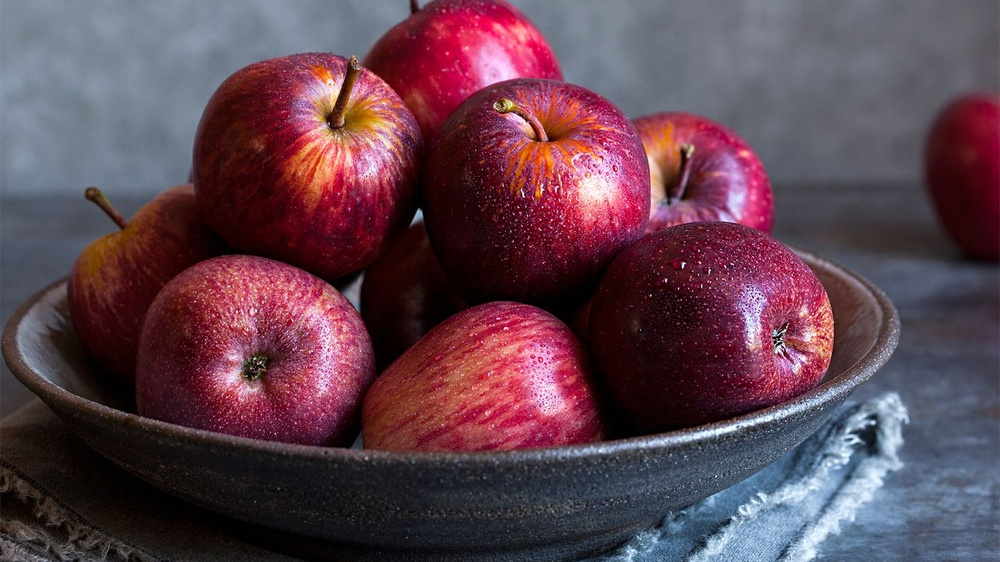
#> input picture Apuntes de Clase/apples.jpg, 1000 x 562 px, shrunk from 1440 x 810 before the run, found by its file name
$ jupyter execute AI_FirstExample_OpenCV.ipynb   (text cells are left out)
#> lines starting #> are read from the running program, lines starting #| are printed output that depends on the picture; after the words box and inside, x2 and y2 are one past the last pixel; in counts of white or black regions, pixels touching at a corner belong together
[cell 1]
import cv2 as cv

[cell 2]
img = cv.imread('C:\\Users\\angel\\Desktop\\AI\\apples.jpg', 1)
#> img is the input picture: shape (562, 1000, 3); mean B, G, R 79.2, 66.7, 96.2
print(img.shape) # Nos permite tomar informacion especifica de la imagen.
#| (562, 1000, 3)
cv.imshow('Ejemplo', img) # Damos velocidad o lentitud a los fotogramas (lo usaremos mas tarde)
cv.waitKey(0) # Cerramos la ventana con una tecla especifica.
cv.destroyAllWindows()

[cell 3]
img = cv.imread('C:\\Users\\angel\\Desktop\\AI\\apples.jpg', 1)
img2 = cv.cvtColor(img, cv.COLOR_BGR2RGB)
img3 = cv.cvtColor(img2, cv.COLOR_RGB2HSV)
#> img3: shape (562, 1000, 3); mean H, S, V 115.7, 118.4, 106.3

umbralbajo = (0, 80, 80)
umbralalto = (10, 255, 255)

umbralbajob = (170, 80, 80)
umbralaltob = (180, 255, 255)


mascara1 = cv.inRange(img3, umbralbajo, umbralalto)
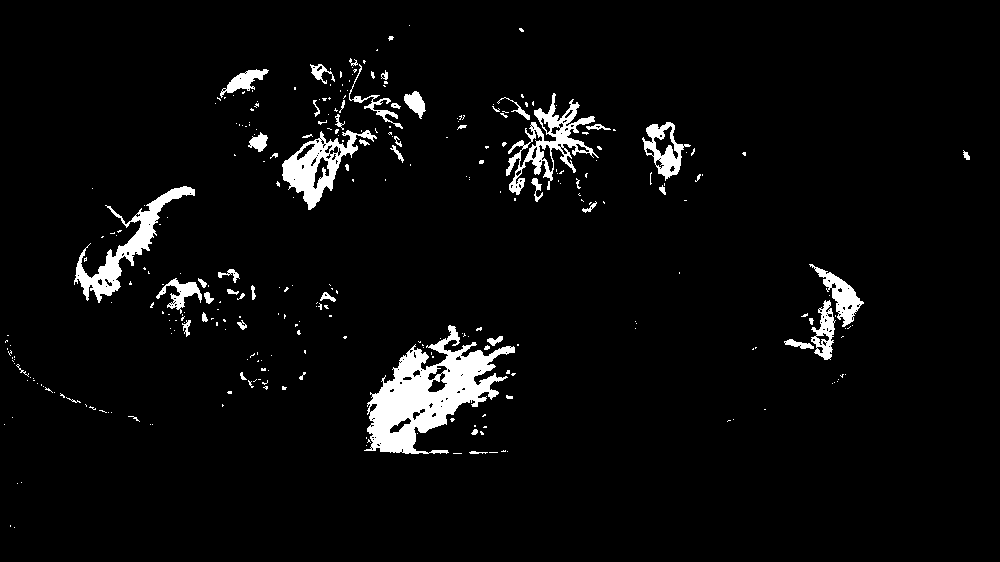
#> mascara1: shape (562, 1000); 4.3% white; 307 white regions (251 under 20 px), largest, box (x1, y1, x2, y2) and area: (364, 325, 515, 454) 8084, (74, 186, 195, 303) 2781, (506, 93, 599, 195) 2557

mascara2 = cv.inRange(img3, umbralbajob, umbralaltob)
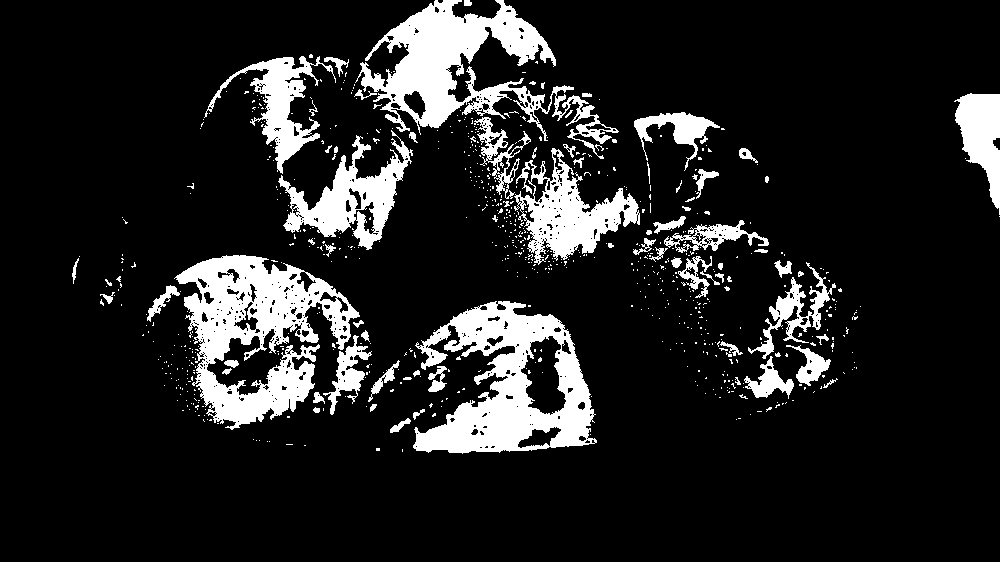
#> mascara2: shape (562, 1000); 13.4% white; 749 white regions (676 under 20 px), largest, box (x1, y1, x2, y2) and area: (174, 255, 360, 430) 14729, (413, 301, 597, 454) 14081, (355, 0, 619, 159) 13001

mascara = mascara1 + mascara2
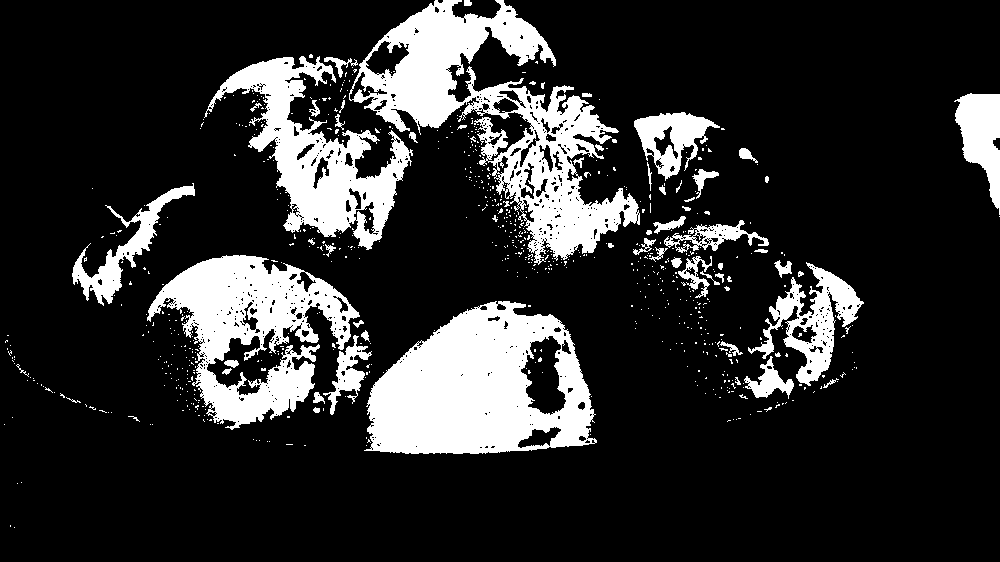
#> mascara: shape (562, 1000); 17.8% white; 741 white regions (681 under 20 px), largest, box (x1, y1, x2, y2) and area: (349, 0, 640, 265) 24370, (364, 301, 597, 454) 23395, (147, 255, 360, 430) 16516

resultado = cv.bitwise_and(img, img, mask=mascara)
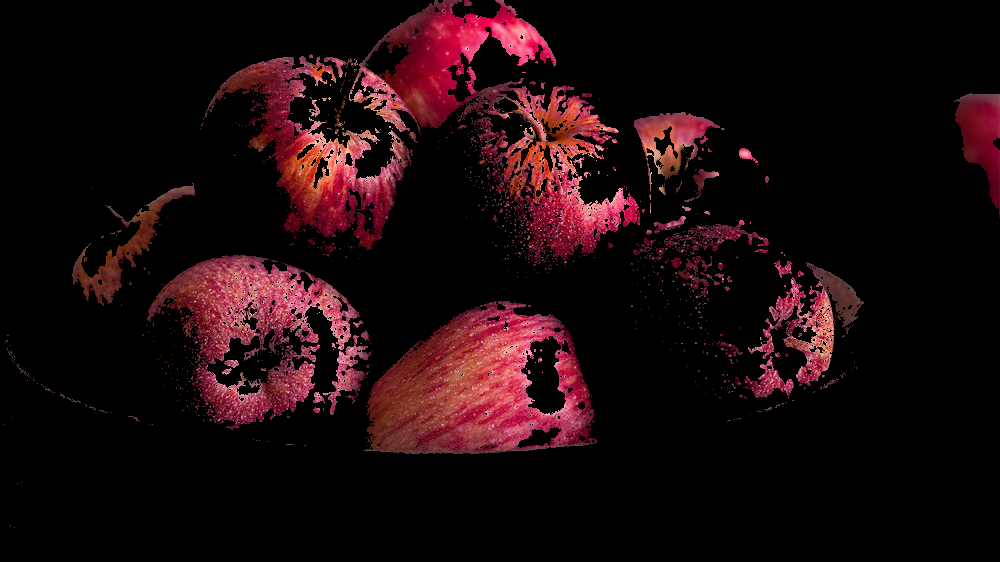
#> resultado: shape (562, 1000, 3); mean B, G, R 12.1, 9.5, 27.3

cv.imshow('resultado', resultado)
cv.imshow('mascara', mascara)
cv.imshow('img', img)
cv.imshow('img2', img3)
cv.imshow('img3', img3)

cv.waitKey(0)
cv.destroyAllWindows()

[cell 4]
import cv2 as cv
import numpy as np

cap = cv.VideoCapture(0)

while True:
    ret, img = cap.read()
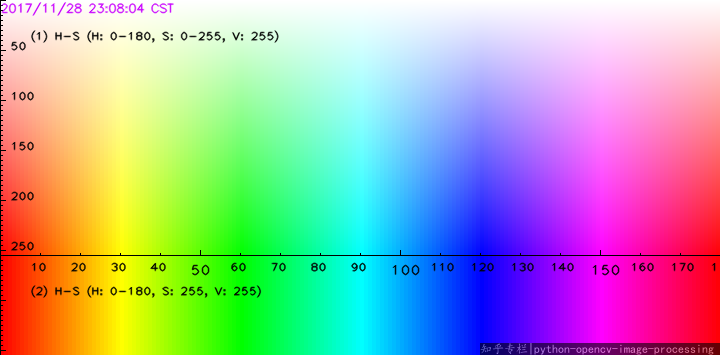
#> input picture Apuntes de Clase/HSV_UMBRAL.png, 720 x 355 px, given in place of the camera
#> img is the input picture: shape (355, 720, 3); mean B, G, R 170.7, 171.1, 169.8
    img2 = cv.cvtColor(img, cv.COLOR_BGR2RGB)
#> img2: shape (355, 720, 3)
    img3 = cv.cvtColor(img2, cv.COLOR_RGB2HSV)
#> img3: shape (355, 720, 3); mean H, S, V 89.4, 162.1, 249.9

    umbralbajo = (80, 50, 80)
    umbralalto = (125, 50, 255)
#     umbralbajob = (170, 80, 80)
#     umbralaltob = (180, 255, 255)

    mascara1 = cv.inRange(img3, umbralbajo, umbralalto)
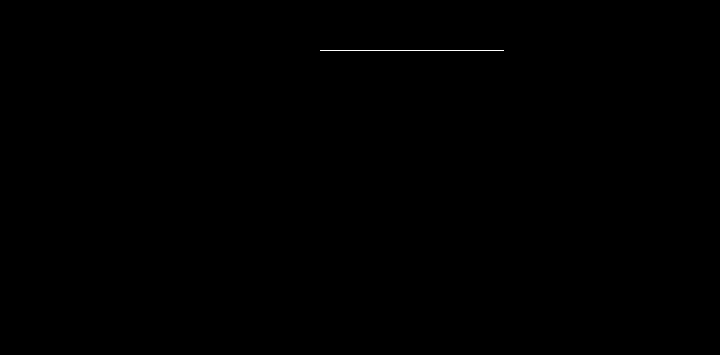
#> mascara1: shape (355, 720); 0.07% white in thin lines or dots, all inside (x1, y1, x2, y2) = (320, 50, 504, 51)
#     mascara2 = cv.inRange(img3, umbralbajob, umbralaltob)
#     mascara = mascara1 + mascara2

    resultado = cv.bitwise_and(img, img, mask=mascara1)
#> resultado: shape (355, 720, 3)

    cv.imshow('resultado', resultado)
    cv.imshow('mascara', mascara1)
    cv.imshow('img', img)
    cv.imshow('img2', img2)
    cv.imshow('img3', img3)
    cv.imshow('frame', img)

    if cv.waitKey(1) == ord('q'):
#> (key q is pressed here)
        break

cap.release()
cv.destroyAllWindows()
